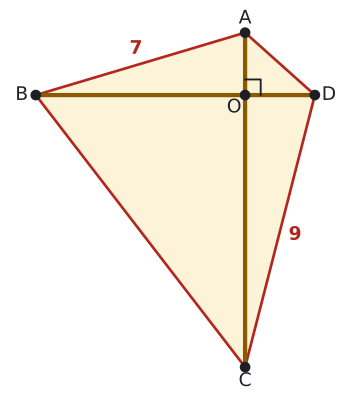

Source code (Python):
import sys; sys.path.insert(0, "tools")
from cizim import *

# Alıştırma 8. Uçurtma: [AC] ve [BD] çıtaları O'da dik. |OA| = 2 seçildi: |OB| = √45, |OC| = √76, |OD| = √5.
# İp parçaları: |AB| = 7, |BC| = 11, |CD| = 9, |DA| = 3 (toplam 30). Şekilde yalnızca 7 ve 9 yazılı.
O = np.array([0.0, 0.0])
A = np.array([0.0, 2.0]); B = np.array([-np.sqrt(45), 0.0]); C = np.array([0.0, -np.sqrt(76)]); D = np.array([np.sqrt(5), 0.0])
V = [A, B, C, D]
print("ipler:", [round(float(np.linalg.norm(V[i] - V[(i + 1) % 4])), 4) for i in range(4)])

fig, ax = sekil(4.6, 5.2)
ax.set_aspect("equal"); ax.axis("off")
ax.add_patch(patches.Polygon(V, closed=True, facecolor=SARI_ACIK, edgecolor=KIRMIZI, lw=2.0))
ax.plot(*zip(A, C), color=SARI, lw=3.2, solid_capstyle="round"); ax.plot(*zip(B, D), color=SARI, lw=3.2, solid_capstyle="round")
s = 0.5
ax.plot([s, s, 0], [0, s, s], color=YAZI, lw=1.4)
for k, v, d in (("A", A, (0, 0.45)), ("B", B, (-0.45, 0)), ("C", C, (0, -0.45)), ("D", D, (0.45, 0)), ("O", O, (-0.35, -0.4))):
    nokta(ax, *v, ""); ax.text(v[0] + d[0], v[1] + d[1], k, ha="center", va="center", fontsize=14)
merkez = sum(V) / 4
for P, Q, yazi in ((A, B, "7"), (C, D, "9")):
    m = (P + Q) / 2; n = np.array([-(Q - P)[1], (Q - P)[0]]); n = n / np.linalg.norm(n)
    if n @ (m - O) < 0: n = -n
    ax.text(*(m + 0.5 * n), yazi, color=KIRMIZI, fontsize=14, ha="center", va="center", fontweight="bold")
ax.set_xlim(B[0] - 0.9, D[0] + 0.9); ax.set_ylim(C[1] - 0.8, A[1] + 0.8)
kaydet(fig, __file__)
